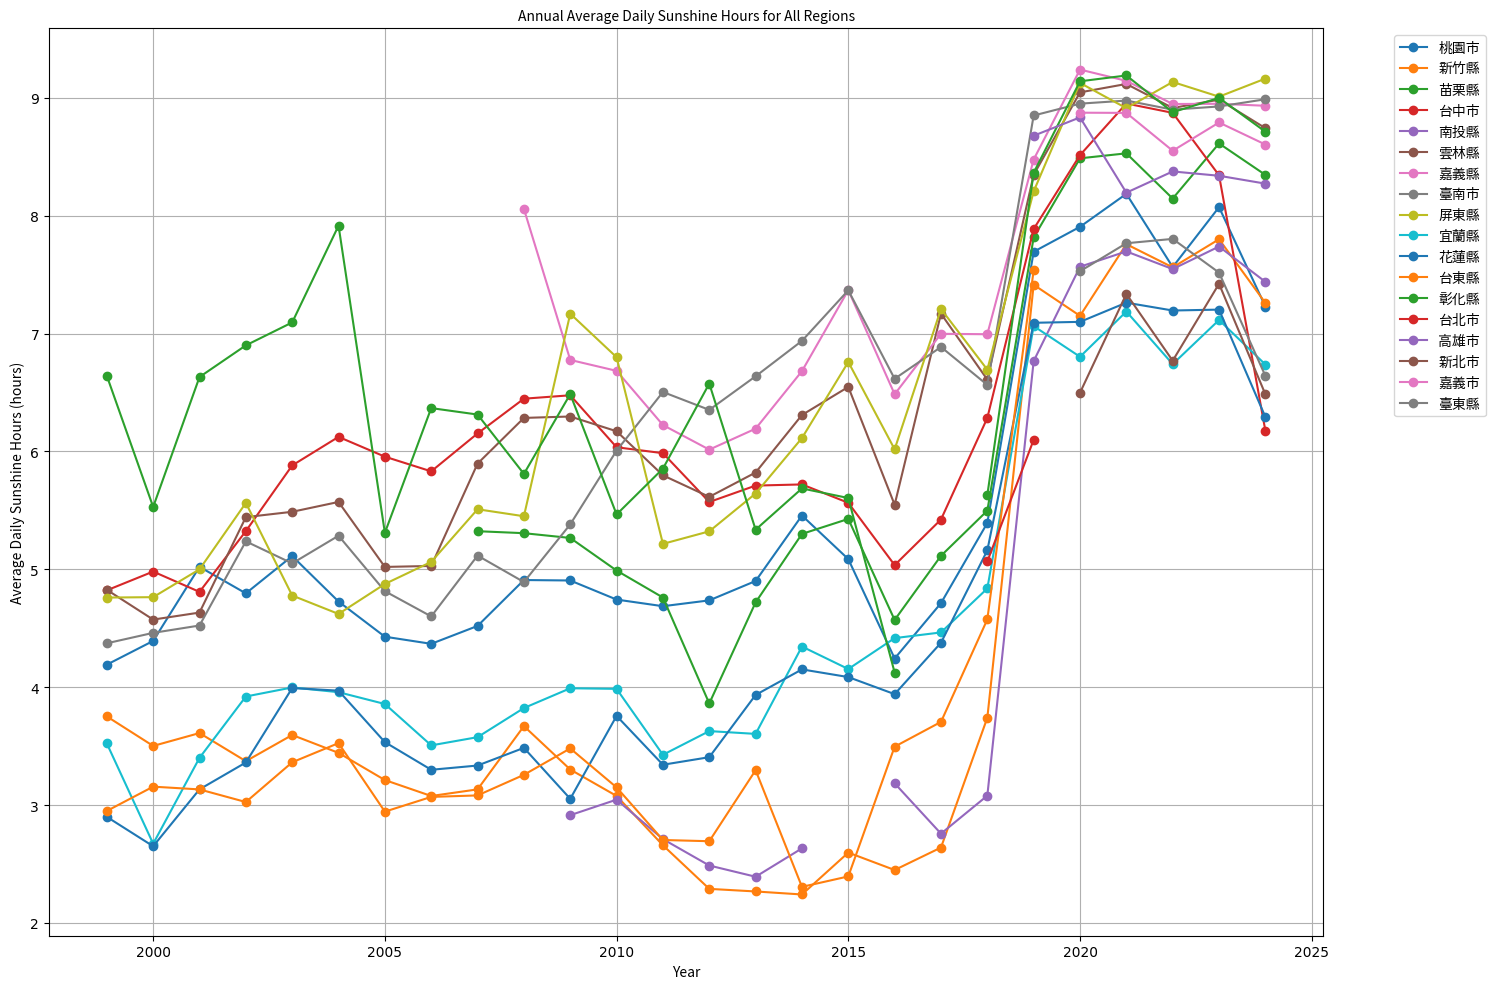

This chart was generated by the following Python code:
import pandas as pd
import matplotlib.pyplot as plt
from matplotlib.font_manager import FontProperties
import os

# 讀取數據
file_path = os.path.join('processed_data_v2_with_daily_averages.csv')
data = pd.read_csv(file_path)

# 定義字體屬性
font_path = os.path.join('ChocolateClassicalSans-Regular.ttf')
font_properties = FontProperties(fname=font_path)

# 函數來可視化每個地區的年平均日照時數
def visualize_all_regions_sunshine_hours():
    regions = data['行政區'].unique()
    
    plt.figure(figsize=(15, 10))
    
    for region in regions:
        filtered_data = data[data['行政區'] == region]
        plt.plot(filtered_data['Year'], filtered_data['平均每日日照時數'], marker='o', linestyle='-', label=region)
    
    plt.title('Annual Average Daily Sunshine Hours for All Regions', fontproperties=font_properties)
    plt.xlabel('Year', fontproperties=font_properties)
    plt.ylabel('Average Daily Sunshine Hours (hours)', fontproperties=font_properties)
    plt.legend(prop=font_properties, bbox_to_anchor=(1.05, 1), loc='upper left')
    plt.grid(True)
    plt.tight_layout()
    
    output_path = os.path.join('line_H.png')
    plt.savefig(output_path, bbox_inches='tight')
    plt.show()

# 可視化所有地區的年平均日照時數
visualize_all_regions_sunshine_hours()
